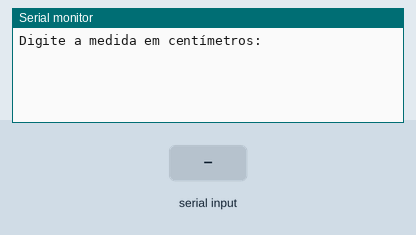
Recording of a sketch running on a simulated Arduino Uno, built with avr-gcc and run on an emulated ATmega328P. Shown: the last lines printed to the serial monitor. Inputs (shaded band) come from the test bench.

Above: at 1.2 s.
1.3 s: "90,45\n" received over Serial
At 2.2 s:
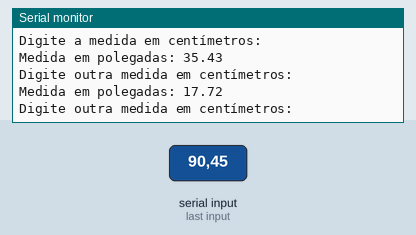
2.8 s: "30,150\n" received over Serial
At 4.8 s:
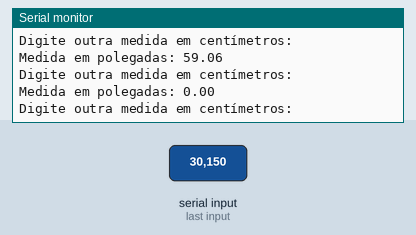
Timing chart, 0 to 6.3 s (numbered marks = the images above; inputs shaded):
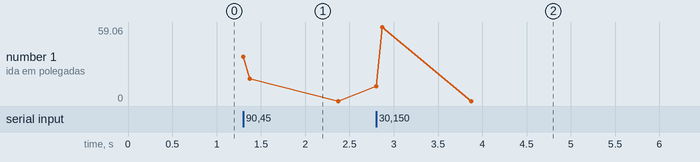

Measured:
- after the input at 1.3 s, the serial monitor: prints a new line at once (image 1)
- after the input at 2.8 s, the serial monitor: prints a new line at once (image 2)

The sketch:

lpmb_ex051.ino
```cpp
float centimetros;
float polegadas;

void setup() {
  Serial.begin(9600); // Inicializa a comunicação serial
  Serial.println("Digite a medida em centímetros:");
}

void loop() {
  if (Serial.available() > 0) {
    centimetros = Serial.parseFloat(); // Lê o número digitado
    polegadas = centimetros / 2.54;    // Converter para polegadas

    Serial.print("Medida em polegadas: ");
    Serial.println(polegadas);

    Serial.println("Digite outra medida em centímetros:");
  }
}
```
